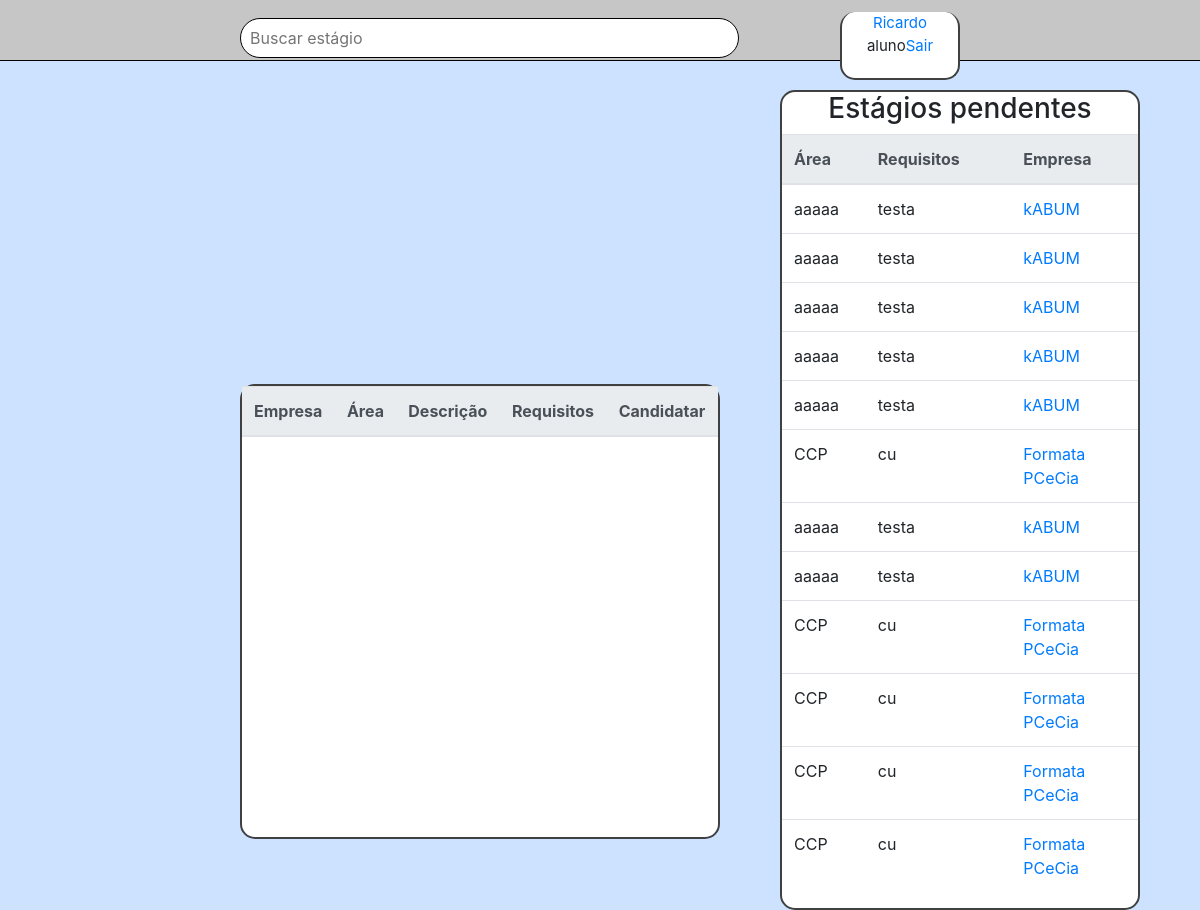
Page /home.php (signed in) on the committed database.
### tables this page shows
CREATE TABLE `estagio` (
  `id_estagio` int(9) NOT NULL,
  `area` varchar(255) NOT NULL,
  `descricao` text NOT NULL,
  `ativo` tinyint(1) DEFAULT NULL,
  `requisitos` varchar(255) DEFAULT NULL,
  `id_empresa` int(9) NOT NULL,
  `titulo` varchar(255) NOT NULL
);

CREATE TABLE `empresa` (
  `id_empresa` int(9) NOT NULL,
  `nome` varchar(255) DEFAULT NULL,
  `email` varchar(255) DEFAULT NULL,
  `telefone` int(11) DEFAULT NULL,
  `senha` varchar(16) DEFAULT NULL,
  `rua` varchar(60) DEFAULT NULL,
  `numero` int(11) DEFAULT NULL,
  `estado` varchar(60) DEFAULT NULL,
  `cidade` varchar(60) DEFAULT NULL,
  `bairro` varchar(60) DEFAULT NULL
);

### home.php (the view, shortened to what this page needs)
<?php
$nome= explode(" ",$_SESSION['nome']);
$tipo = $_SESSION['tipo'];
$email= $_SESSION["user"];
include_once "conexao.php";
$sql2 =  "SELECT * FROM $tipo  WHERE email = '$email'";
$result2= mysqli_query($conn,$sql2);
$result= $result2->fetch_array();
if($tipo=="empresa")
    $id=$result["id_empresa"];
else
    $id=$result["id_aluno"];
$estado=$result["estado"];
?>
<!DOCTYPE html>
<html>
<head>
    <link rel="stylesheet" href="https://stackpath.bootstrapcdn.com/bootstrap/4.1.3/css/bootstrap.min.css"
>
    <link rel="stylesheet" type="text/css" href="css/style.css">
</head>
<body>
    <div  class="barra_cima" >
        <div class= "content">
            <form method="post" action="pesquisar.php">
                <input type="text" id="form_pesquisa" name="estagio" placeholder="Buscar estágio" >
            </form>
            <div class="usuario" >
                <center style="font-size:15px;">
                    <?php
                    echo "<a href='perfil.php?secao=informacoes'>$nome[0]</a><br>$tipo";
                    echo "<a href='index.php'>Sair</a><br>";
                    ?>
                </center>
            </div>
        </div>
    </div>
    <div>
        <?php
            if($tipo == "empresa"){
        ?>
        <div class="publicar" >
            <h2>Publicar Estágio</h2>
            <form action="publicaestagio.php" method="post">
                <div class="form-group">
                    <input type="text" class="form-control" id="area" name="area" aria-describedby="emailHelp" placeholder="Área do estágio" required>
                </div>
                <div class="form-group">
                <textarea class="form-control" id="exampleTextarea" name="descricao" rows="2" placeholder="Descrição do estágio" required></textarea>
                </div>
                <div class="form-group">
                <textarea class="form-control" id="exampleTextarea" name="requisitos" rows="2" placeholder="Requisitos do estágio" required></textarea>
                </div>
                <input type="hidden" name="id" value=<?php echo "$id"; ?>>
                <button type="submit" class="btn btn-primary" style="float:right; margin-right:5%; margin-bottom:2%;" >Submit</button>
            </form>
        </div>
        <div class="publicacoes"  >
            <table class="table">
                <thead class="thead-light">
                    <tr>
                    <th scope="col">Empresa</th>
                    <th scope="col">Área</th>
                    <th scope="col">Descrição</th>
                    <th scope="col">Requisitos</th>
                    </tr>
                </thead>
          <tbody>
        <?php
        $sql1= "Select id_empresa,nome from empresa where estado='$estado'";
        $result3= mysqli_query($conn,$sql1);
        $i=0;
       while( $result4=$result3->fetch_array()){
        $idd=$result4[0];
        $sql2="SELECT area, descricao, requisitos from estagio where id_empresa='$idd'  ";
        $result5= mysqli_query($conn,$sql2);
        while($publicacoes = $result5->fetch_array()){
          echo '
            <tr>
            <th scope="row" ><a href="perfilv.php?secao=resumo&id='.$idd.'&tipo=empresa">'.$result4[1].'</a></th>
            <td style="max-width: 30px;">'.$publicacoes["area"].'</td>
            <td style="max-width: 30px;">'.$publicacoes["descricao"].'</td>
            <td style="max-width: 30px;">'.$publicacoes["requisitos"].'</td>
            </tr>
          ';
          $i++;
        }
    }
        ?>
    </tbody>
            </table>
        </div>
        <?php } else {?>
            <div class="publicacoes"  >
                <table class="table">
                    <thead class="thead-light">
                        <tr>
                        <th scope="col">Empresa</th>
                        <th scope="col">Área</th>
                        <th scope="col">Descrição</th>
                        <th scope="col">Requisitos</th>
                        <th scope="col">Candidatar </th>
                        </tr>
                    </thead>
            </table>
        </div>
        <?php }?>
      <div class="pendentes" >
        <center><h3>Estágios pendentes</h3></center>
        <table class="table">
          <thead class="thead-light">
            <tr>
              <th scope="col">Área</th>
              <th scope="col">Requisitos</th>
                <?php if($tipo=="empresa"){ ?>
                    <th scope="col">Motivação</th>
                    <th scope="col">Candidato </th>
                    <th scope="col">Aceitar </th>
                    <?php } else{  ?>
                        <th scope="col">Empresa </th>
                    <?php }?>
            </tr>
          </thead>
          <tbody>
            <?php if($tipo=="empresa") {
                $sql2="SELECT * from estagio where id_empresa='$id' and ativo='1'";
                $result4=mysqli_query($conn,$sql2);
                while($pendencias=$result4->fetch_array()){
                    $idd=$pendencias["id_estagio"];
                        $sql="SELECT * from dados_estagio where id_estagio='$idd' and aprovado='0'";
                        $result5=mysqli_query($conn,$sql);
                        while($pendencias2=$result5->fetch_array()){
                            $idaluno=$pendencias2["id_aluno"];
                            $sql3="SELECT nome from aluno where id_aluno='$idaluno'";
                            $result6=mysqli_query($conn,$sql3)->fetch_array();
                            $nomealuno=$result6["nome"];
                        echo '<tr>
                        <form action="aceitarestagio.php" method="post">
                        <td style="max-width: 30px;">'.$pendencias["area"].'</td>
                        <td style="max-width: 30px;">'.$pendencias["requisitos"].'</td>
                        <td style="max-width: 30px;">'.$pendencias2["motivacao"].'</td>
                        <td style="max-width: 30px;"><a href="perfilv.php?secao=resumo&id='.$idaluno.'&tipo=aluno">'.$nomealuno.'</a></td>
                        <input type="hidden" name="idaluno" value='.$idaluno.'></input>
                        <input type="hidden" name="idestagio" value='.$idd.'></input>
                        <td style="max-width: 30px;"><input type="submit" value="Aceitar"></input></td></form>
                        </tr>';
                        }
                }
            }
                else{
                    $sql2="SELECT * from dados_estagio where id_aluno='$id' and aprovado='0'";
                    $result4=mysqli_query($conn,$sql2);
                    while($pendencias=$result4->fetch_array()){
                        $idd=$pendencias["id_estagio"];
                        $sql="SELECT * from estagio where id_estagio='$idd' ";
                        $result5=mysqli_query($conn,$sql);
                        while($pendencias2=$result5->fetch_array()){
                            $idempresa=$pendencias2["id_empresa"];
                            $sql3="SELECT nome from empresa where id_empresa='$idempresa'";
                            $result6=mysqli_query($conn,$sql3)->fetch_array();
                            $nomeempresa2=$result6["nome"];
                          echo'  <tr>
                        <form action="aceitarestagio.php" method="post">
                        <td style="max-width: 30px;">'.$pendencias2["area"].'</td>
                        <td style="max-width: 30px;">'.$pendencias2["requisitos"].'</td>
                        <td style="max-width: 30px;"><a href="perfilv.php?secao=resumo&id='.$idempresa.'&tipo=empresa">'.$nomeempresa2.'</a></td>
                        </tr>';
                        }
                }
            }
            ?>
            </tbody>
            </table>
        </div>
</div>
</body>

### css/style.css (style rules this page uses)
.barra_cima { float : left; width: 100%; height:10%; background-color:#c6c6c6; border-bottom: 1px solid black; }
.barra_cima:after { content: ""; display: block; padding-bottom: 5%; }
.content { position: absolute; width: 100%; height: 100%; }
.publicacoes { position: absolute; left: 20%; margin-top: 32%; width: 40%; min-height: 50%; height:auto; background-color: #FFFFFF; border-radius: 15px; border-left: 2px solid #404040; border-right: 2px solid #404040; border-bottom: 2px solid #404040; border-top: 2px solid #404040; }
body { background-color: #cce2ff; }
#form_pesquisa { border: 1px solid black; border-radius:20px; width:30%; height:10%; min-width:499px; min-height:40px; box-sizing: border-box; float:left; margin-left:20%; margin-top:1.5%; padding:0.75%; line-height:0.75%; }
.usuario { position:absolute; right:20%; margin-top:1%; width: 10%; height:7.5%; background-color:#FFFFFF; border-radius:15px; border-left:2px solid #404040; border-right:2px solid #404040; border-bottom:2px solid #404040; }
.pendentes { position: absolute; right: 5%; margin-top: 7.5%; width: 30%; min-height: 70%; background-color: #FFFFFF; border-radius: 15px; border-left: 2px solid #404040; border-right: 2px solid #404040; border-bottom: 2px solid #404040; border-top: 2px solid #404040; }

### rows in the picture
estagio: area "aaaaa", requisitos "testa", id_empresa.nome "kABUM"
estagio: area "CCP", requisitos "cu", id_empresa.nome "Formata PCeCia"

### other values in the picture
$nome[0] "Ricardo"
$tipo "aluno"
